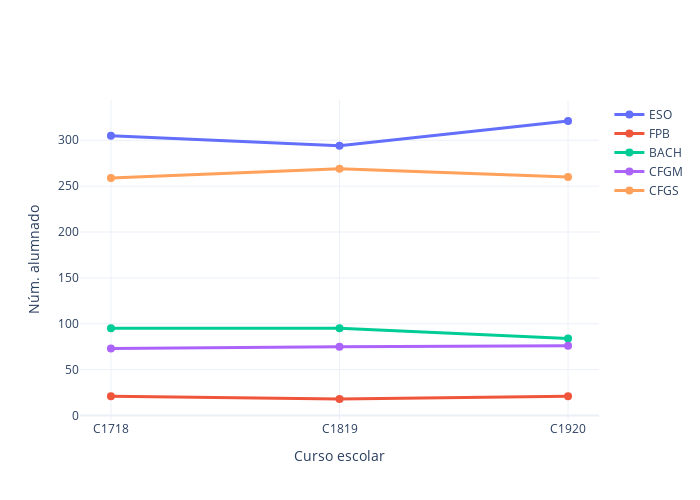

The cell this chart's notebook holds for it:
### Markdown cell above
## Evolución del número total de alumnado por niveles

### Code cell
myplotly.num_students_evolution(df_ce, stages, years)

### Figure 1 — Plotly figure (JSON) as saved in the notebook; plotly's stock layout.template omitted (floating-point values rounded to 4 significant figures)
{"data": [{"hoverinfo": "name+text", "line": {"width": 3}, "marker": {"size": 8}, "name": "ESO", "text": [305, 294, 321], "type": "scatter", "x": ["C1718", "C1819", "C1920"], "y": [305, 294, 321]}, {"hoverinfo": "name+text", "line": {"width": 3}, "marker": {"size": 8}, "name": "FPB", "text": [21, 18, 21], "type": "scatter", "x": ["C1718", "C1819", "C1920"], "y": [21, 18, 21]}, {"hoverinfo": "name+text", "line": {"width": 3}, "marker": {"size": 8}, "name": "BACH", "text": [95, 95, 84], "type": "scatter", "x": ["C1718", "C1819", "C1920"], "y": [95, 95, 84]}, {"hoverinfo": "name+text", "line": {"width": 3}, "marker": {"size": 8}, "name": "CFGM", "text": [73, 75, 76], "type": "scatter", "x": ["C1718", "C1819", "C1920"], "y": [73, 75, 76]}, {"hoverinfo": "name+text", "line": {"width": 3}, "marker": {"size": 8}, "name": "CFGS", "text": [259, 269, 260], "type": "scatter", "x": ["C1718", "C1819", "C1920"], "y": [259, 269, 260]}], "layout": {"height": 500, "width": 700, "xaxis": {"title": {"text": "Curso escolar"}}, "yaxis": {"title": {"text": "Núm. alumnado"}}}}
